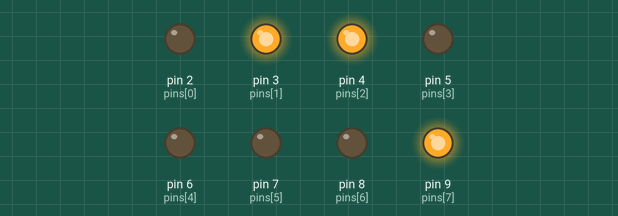
Recording of a sketch running on a simulated Arduino Uno, built with avr-gcc and run on an emulated ATmega328P. Parts: output pins drawn as LEDs (lit = HIGH). Wiring (inferred from the names in the program): 24Cxx EEPROM at I2C address 0x50. Random numbers use the default seed unless the sketch sets one; EEPROM starts erased.

Above: at 1.77 s.
At 13.95 s:
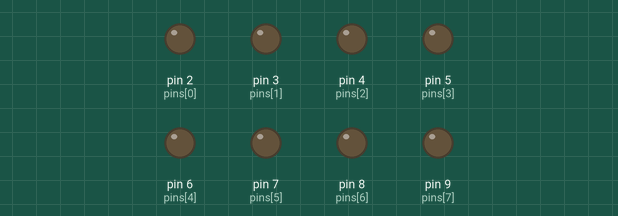
Timing chart, 0 to 40.0 s (numbered marks = the images above):
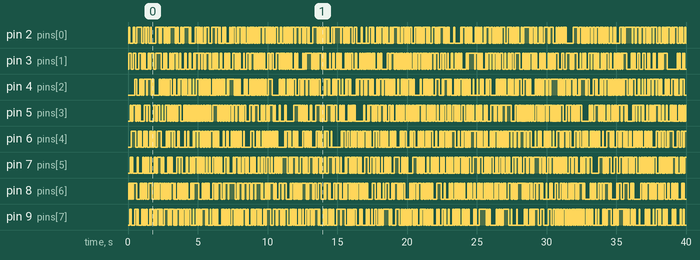

The sketch:

8ch_analyzer.ino
```cpp
#include <Wire.h>

const int pinCount = 8;
int pins[pinCount] = {2, 3, 4, 5, 6, 7, 8, 9}; // pinii utilizati

#define EEPROM_I2C_ADDRESS 0x50 // adresa I2C AT24C512 EEPROM
#define SEQUENCE_COUNT 64000    // numarul de secvente necesare grupei de lucru
#define SEQUENCE_DELAY 50       // delay intre secvente

unsigned long sequenceCounter = 0; // contor pentru nr. de secvente salvate

void setup() {
  Wire.begin();
  Serial.begin(2000000); // 2Mbits

  // initializam pinii ca output-uri
  for (int i = 0; i < pinCount; i++) {
    pinMode(pins[i], OUTPUT);
  }

  randomSeed(analogRead(0));
}

void loop() {
  if (sequenceCounter < SEQUENCE_COUNT) {
    // generam byte aleator
    byte randomByte = random(256); // numar aleator 8bit

    // trimis catre pini
    sendByteToPins(randomByte);

    // salvare in EEPROM
    writeEEPROM(sequenceCounter, randomByte);

    sequenceCounter++; // incrementam contorul
  } else {
    Serial.println("Toate secventele au fost scrise in EEPROM.");
    while (true); // oprim bucla dupa ce toate au fost salvate
  }

  delay(SEQUENCE_DELAY);   // repetare conform delay-ului
}

// functia ce trimite bitul catre pin
void sendByteToPins(byte b) {
  for (int i = 0; i < pinCount; i++) {
    digitalWrite(pins[i], (b >> i) & 0x01); // scrierea bitului la pin
  }
}

// functie ce scrie in EEPROM
void writeEEPROM(unsigned long address, byte data) {
  Wire.beginTransmission(EEPROM_I2C_ADDRESS);
  Wire.write((int)(address >> 8)); // MSB
  Wire.write((int)(address & 0xFF)); // LSB
  Wire.write(data);
  Wire.endTransmission();
  delay(5); // ne asiguram ca scrierea a fost efectuata
            // inainte de a repeta procesul
}

// functie ce citeste din EEPROM
byte readEEPROM(unsigned long address) {
  byte data = 0xFF;

  Wire.beginTransmission(EEPROM_I2C_ADDRESS);
  Wire.write((int)(address >> 8)); // MSB
  Wire.write((int)(address & 0xFF)); // LSB
  Wire.endTransmission();

  Wire.requestFrom(EEPROM_I2C_ADDRESS, 1);

  if (Wire.available()) {
    data = Wire.read();
  }

  return data;
}
```

Measured:
- by itself, pin 3 (pins[1]): LOW → HIGH at 0.06 s, → LOW 0.17 s later, → HIGH 0.17 s later, → LOW 0.17 s later, … (354 changes in this stretch)
